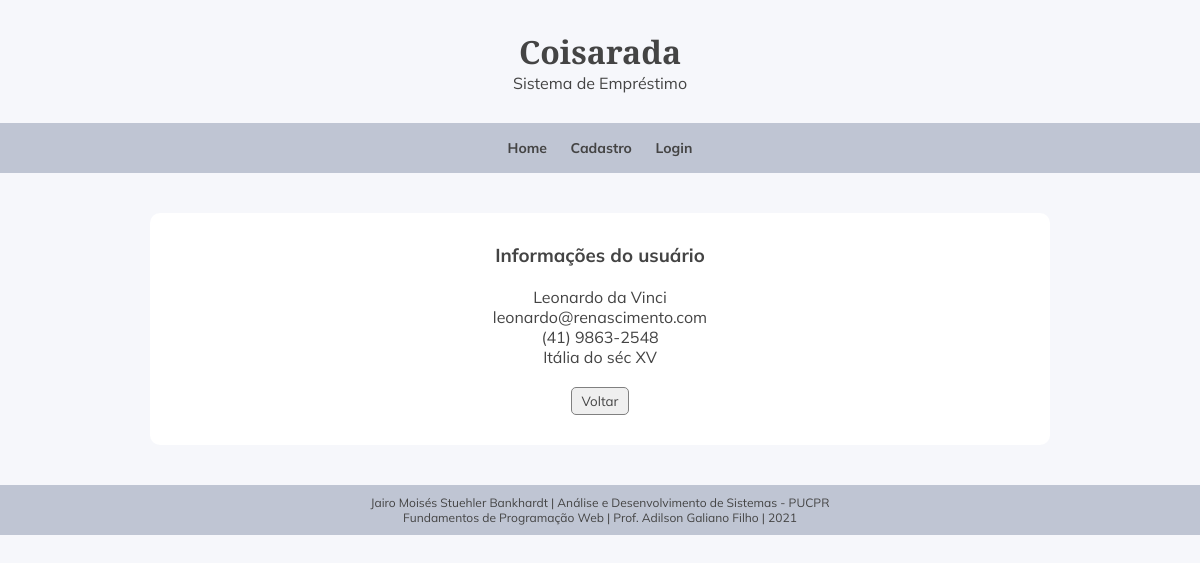
The page /usuario.php?usuario=1 on the database its author committed.
### tables this page shows
CREATE TABLE `usuarios` (
  `id_usuario` int(11) NOT NULL,
  `nome` varchar(50) NOT NULL,
  `email` varchar(50) NOT NULL,
  `telefone` varchar(15) NOT NULL,
  `endereco` varchar(100) NOT NULL,
  `senha` varchar(40) NOT NULL
);

### usuario.php (the view)
<?php
include "estrutura_pagina/head.php";
include "estrutura_pagina/header_nav.php";
?>
    <main>
        <section class="bloco_conteudo">
            <p><h3>Informações do usuário</h3></p>
            <p>&nbsp;</p>
        <?php
        if (isset($_GET['usuario'])) {
            require_once "conecta_bd.php";
            $id_usuario = $_GET['usuario'];
            try {
                $sql = "SELECT * FROM usuarios WHERE id_usuario = '$id_usuario'";
                $query = $PDO->prepare($sql);
                $query->execute();
                $resultado = $query->fetch(PDO::FETCH_ASSOC);
                ?>
                <p><?php echo $resultado['nome']; ?></p>
                <p><?php echo $resultado['email']; ?></p>
                <p><?php echo $resultado['telefone']; ?></p>
                <p><?php echo $resultado['endereco']; ?></p>
                <p>&nbsp;</p>
                <p><input type="button" value="Voltar" onClick="history.go(-1)"></p>
                <?php
            } catch(PDOException $e) {
                echo "Erro: " . $e->getMessage();
            }
            ?>
        </section>
        <?php
        } else {
            echo "<session id='falha'>Ops, acho que você entrou aqui por engano.</session>";
        }
        ?>
    </main>
<?php
include "estrutura_pagina/footer.php";
?>

### estrutura_pagina/estilo.css (style rules this page uses)
* { font-family: 'Mulish', sans-serif; color: #444444; margin: 0; padding: 0; }
body { background-color: #F6F7FB; }
main { text-align: center; width: 900px; padding: 20px 0; margin: auto; }
input { padding: 5px 10px; border: 1px solid grey; border-radius: 5px; }
.bloco_conteudo { margin: 20px 0; padding: 30px; background-color: white; border-radius: 10px; }

### rows shown on the page
usuarios: nome "Leonardo da Vinci", email "leonardo@renascimento.com", telefone "(41) 9863-2548", endereco "Itália do séc XV"
